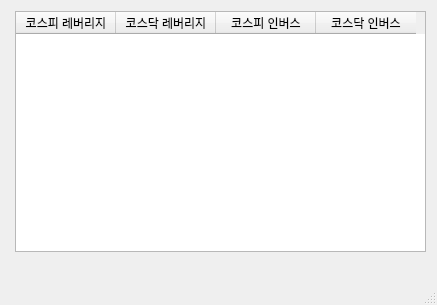
<?xml version="1.0" encoding="UTF-8"?>
<ui version="4.0">
 <class>MainWindow</class>
 <widget class="QMainWindow" name="MainWindow">
  <property name="geometry">
   <rect>
    <x>0</x>
    <y>0</y>
    <width>437</width>
    <height>305</height>
   </rect>
  </property>
  <property name="windowTitle">
   <string>레버리지 상승장/하락장 알리미</string>
  </property>
  <widget class="QWidget" name="centralwidget">
   <widget class="QTableWidget" name="tableWidget">
    <property name="geometry">
     <rect>
      <x>15</x>
      <y>11</y>
      <width>411</width>
      <height>241</height>
     </rect>
    </property>
    <column>
     <property name="text">
      <string>코스피 레버리지</string>
     </property>
    </column>
    <column>
     <property name="text">
      <string>코스닥 레버리지</string>
     </property>
    </column>
    <column>
     <property name="text">
      <string>코스피 인버스</string>
     </property>
    </column>
    <column>
     <property name="text">
      <string>코스닥 인버스</string>
     </property>
    </column>
   </widget>
  </widget>
  <widget class="QMenuBar" name="menubar">
   <property name="geometry">
    <rect>
     <x>0</x>
     <y>0</y>
     <width>437</width>
     <height>21</height>
    </rect>
   </property>
  </widget>
  <widget class="QStatusBar" name="statusbar"/>
 </widget>
 <resources/>
 <connections/>
</ui>
